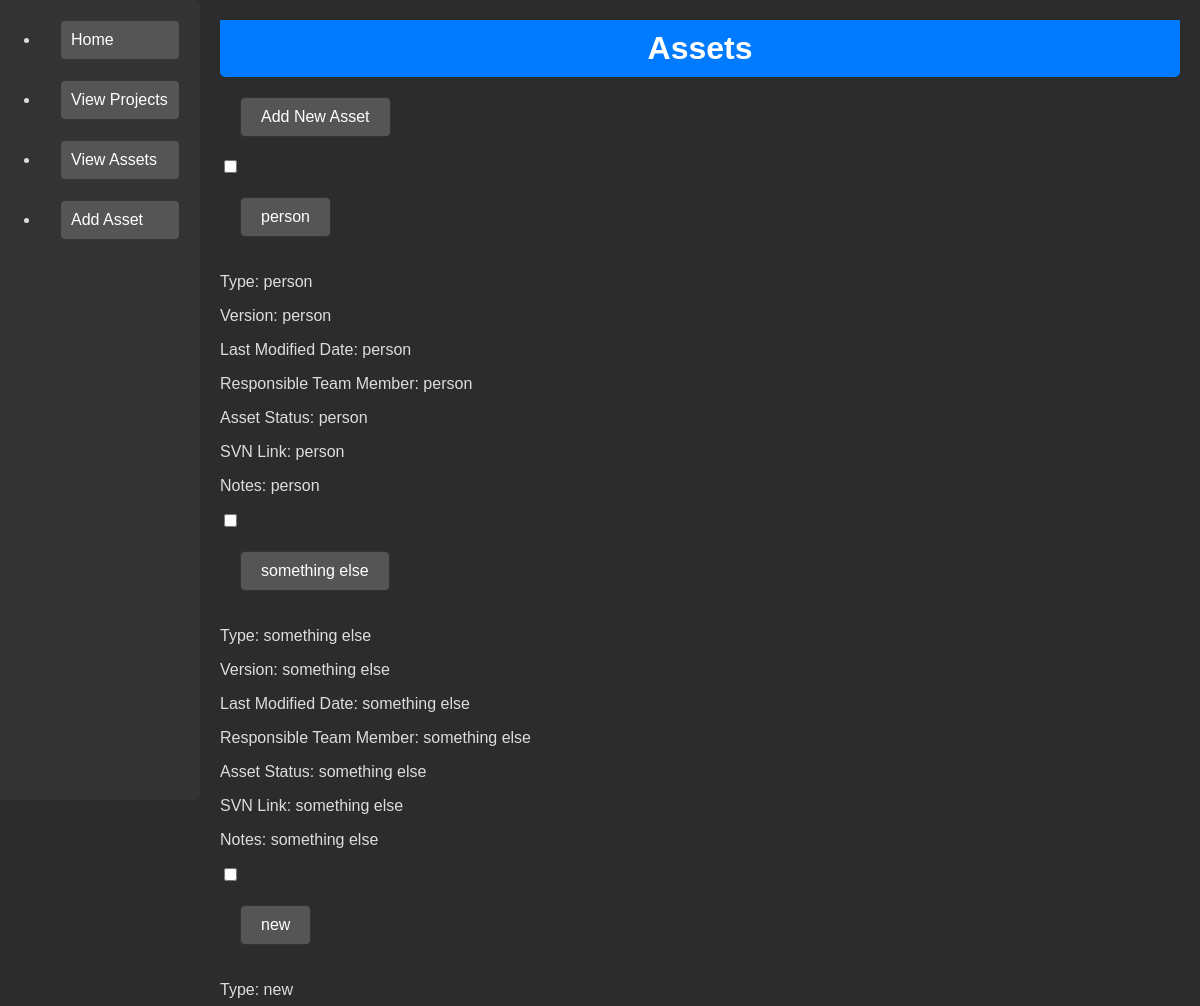
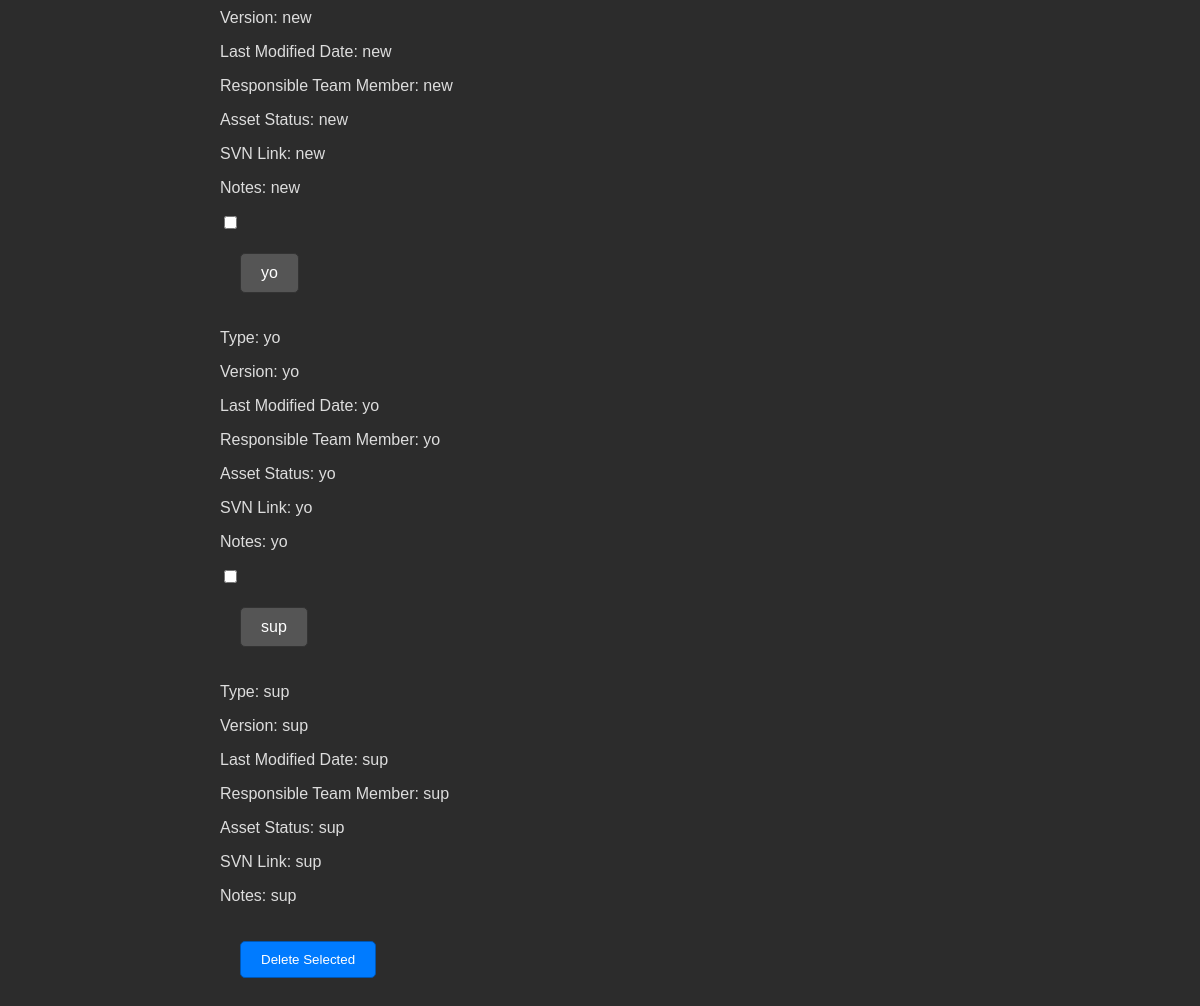
/view_assets, run on an earlier commit of the app's database (2 pictures, top to bottom).
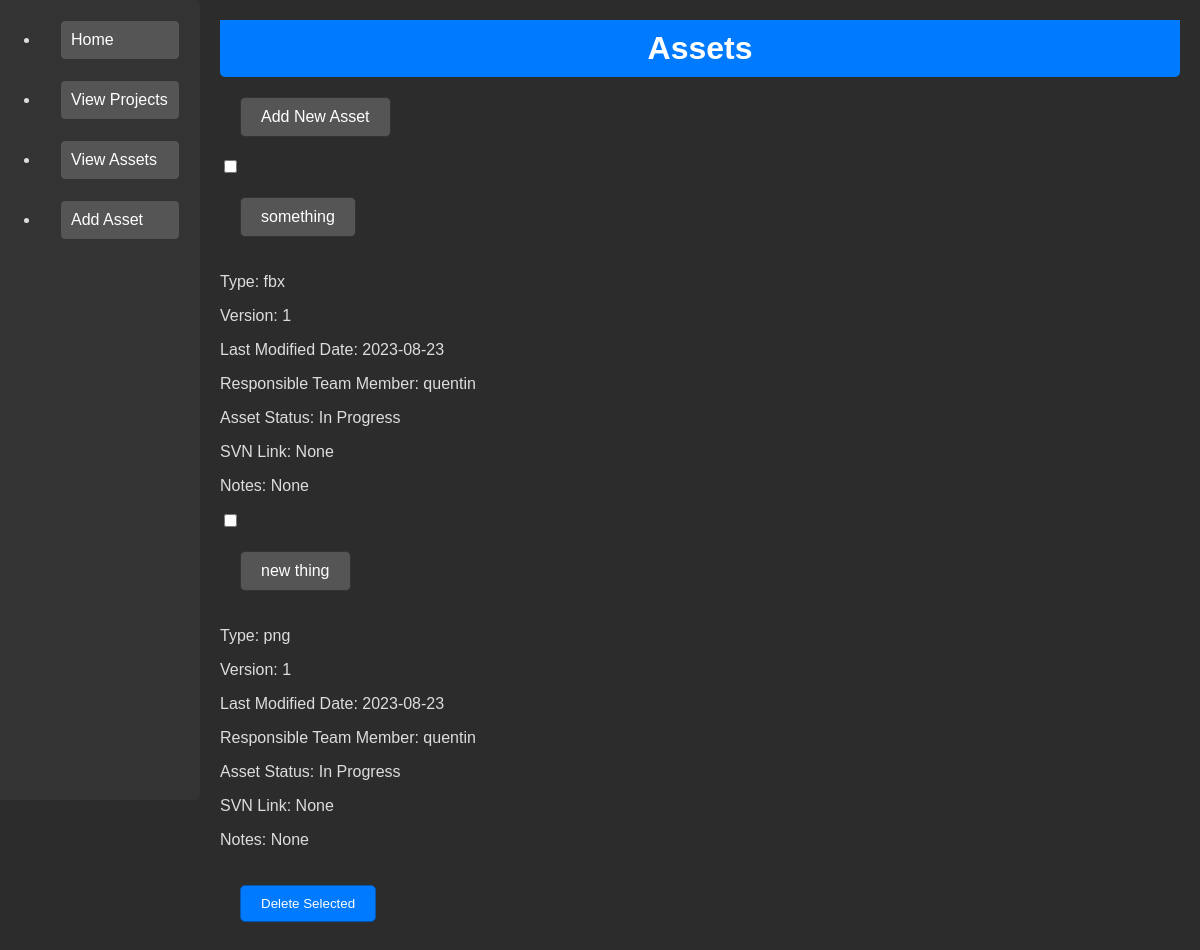
And on a later commit of the database.
### tables this page shows
CREATE TABLE "Assets" (
    AssetID INTEGER PRIMARY KEY,
    AssetName TEXT NOT NULL,
    AssetType TEXT,
    CurrentVersion TEXT,
    LastModifiedDate TEXT,
    ResponsibleTeamMember TEXT,
    AssetStatus TEXT,
    SVNLink TEXT,
    Notes TEXT,
    ProjectID INTEGER,
    FOREIGN KEY (ProjectID) REFERENCES Projects(ProjectID) ON DELETE CASCADE
);

### app/routes.py (the view)
@app.route('/view_assets')
def view_assets():
    db_path = os.path.join('Databases', '3d_project_database.db')
    db_path = os.path.join(os.path.dirname(__file__), db_path)
    conn = sqlite3.connect(db_path)
    cursor = conn.cursor()
    cursor.execute('SELECT * FROM Assets')
    assets = cursor.fetchall()
    conn.close()
    return render_template('view_assets.html', assets=assets)

### app/static/templates/view_assets.html (shortened to what this page needs)
{% extends "base.html" %}
{% block content %}
<div>
    <h1>Assets</h1>
    <a href="/add_asset">Add New Asset</a>
    <form action="/delete_assets" method="post">
        <div class="assets-container">
            {% for asset in assets %}
            <thead>
                <input type="checkbox" name="selected_assets" value="{{ asset[0] }}">
                <div>
                    <a href="{{ url_for('view_asset', asset_id=asset[0]) }}">{{ asset[1] }}</a>
                </div>
                <div>
                    <p>Type: {{ asset[2] }}</p>
                    <p>Version: {{ asset[3] }}</p>
                    <p>Last Modified Date: {{ asset[4] }}</p>
                    <p>Responsible Team Member: {{ asset[5] }}</p>
                    <p>Asset Status: {{ asset[6] }}</p>
                    <p>SVN Link: {{ asset[7] }}</p>
                    <p>Notes: {{ asset[8] }}</p>
                </div>
            </thead>
            {% endfor %}
        </div>
        <input type="submit" value="Delete Selected">
    </form>
</div>
{% endblock %}

### app/static/templates/base.html (shortened to what this page needs)
<!DOCTYPE html>
<html>
<head>
    <link rel="stylesheet" href="{{ url_for('static', filename='css/styles.css') }}">
</head>
<body>
    <nav class="sidenav">
        <ul>
            <li><a href="/">Home</a></li>
            <li><a href="/view_projects">View Projects</a></li>
            <li><a href="/view_assets">View Assets</a></li>
            <li><a href="/add_asset">Add Asset</a></li>
        </ul>
    </nav>
    <main class="main-content">
        {% block content %}{% endblock %}
    </main>
</body>
</html>

### app/static/css/styles.css (style rules this page uses)
body { font-family: Arial, sans-serif; margin: 0; padding: 0; }
h1 { background-color: #007BFF; color: white; margin: 0; padding: 10px 0; text-align: center; }
h1 { border-radius: 0 0 5px 5px; }
a { background-color: #007BFF; border: 1px solid #0056b3; color: white; display: inline-block; margin: 20px; padding: 10px 20px; text-decoration: none; transition: background-color 0.3s; }
body { background-color: #2c2c2c; color: #ddd; display: flex; flex-direction: row; }
a { background-color: #555; border-color: #333; }
form input[type="submit"] { background-color: #007BFF; border: 1px solid #0056b3; color: white; display: inline-block; margin: 20px; padding: 10px 20px; text-decoration: none; transition: background-color 0.3s; }
nav { width: 200px; height: 100vh; background-color: #333; overflow-y: auto; }
nav a { display: block; color: white; padding: 10px; text-decoration: none; }
nav { border-radius: 0 5px 5px 0; }
main { flex: 1; padding: 20px; }
a, form input[type="text"], form input[type="submit"] { border-radius: 5px; }

What changed in the data, as far as the page shows it:
removed Assets: AssetName "person", AssetType "person", CurrentVersion "person", LastModifiedDate "person", ResponsibleTeamMember "person", AssetStatus "person", SVNLink "person", Notes "person"
removed Assets: AssetName "new", AssetType "new", CurrentVersion "new", LastModifiedDate "new", ResponsibleTeamMember "new", AssetStatus "new", SVNLink "new", Notes "new"
removed Assets: AssetName "yo", AssetType "yo", CurrentVersion "yo", LastModifiedDate "yo", ResponsibleTeamMember "yo", AssetStatus "yo", SVNLink "yo", Notes "yo"
removed Assets: AssetName "sup", AssetType "sup", CurrentVersion "sup", LastModifiedDate "sup", ResponsibleTeamMember "sup", AssetStatus "sup", SVNLink "sup", Notes "sup"
added Assets: AssetName "something", AssetType "fbx", CurrentVersion "1", LastModifiedDate "2023-08-23", ResponsibleTeamMember "quentin", AssetStatus "In Progress", asset "None"
changed Assets: AssetName "something else" → "new thing"; AssetType "something else" → "png"; CurrentVersion "something else" → "1"; LastModifiedDate "something else" → "2023-08-23"; ResponsibleTeamMember "something else" → "quentin"; AssetStatus "something else" → "In Progress"; SVNLink "something else" → "None"; Notes "something else" → "None"
